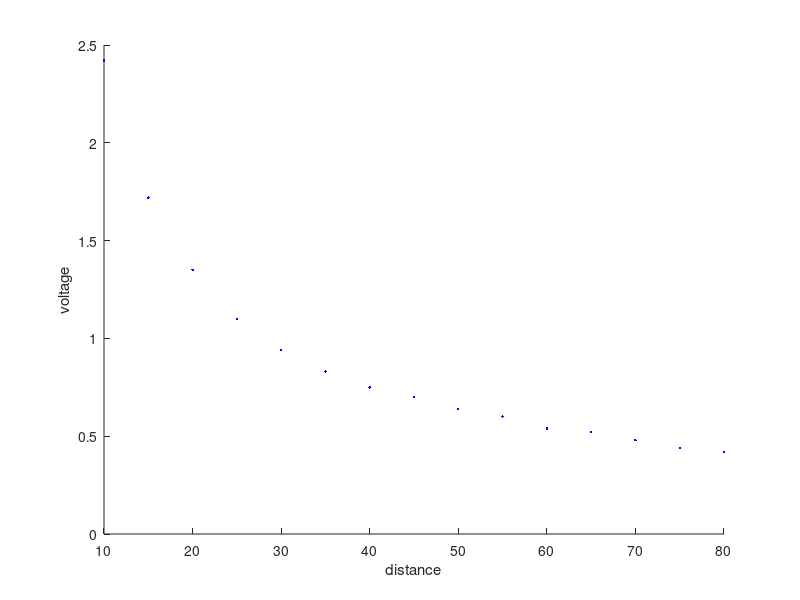
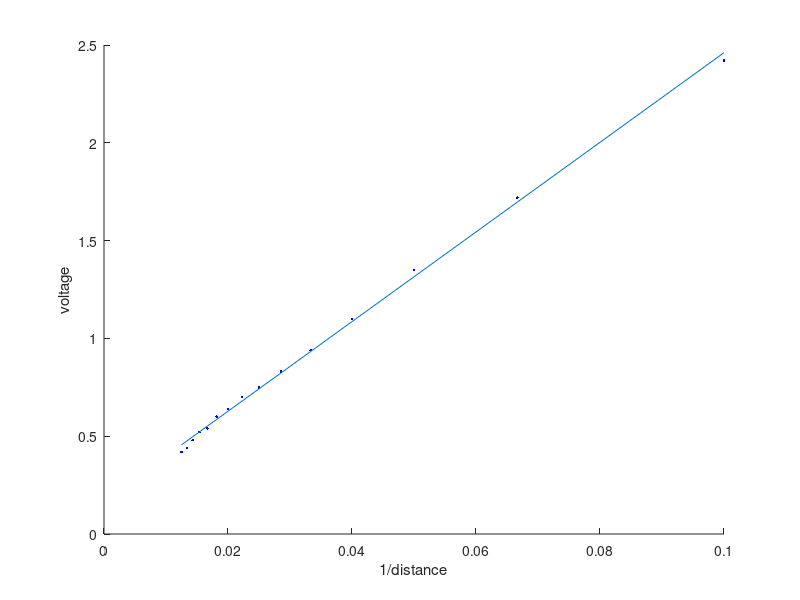

Recreate these plots in MATLAB, in order.
function sidesens1

close all


% 10cm-80cm, did not use
distance=[10:5:80];
voltage=[2.42,1.72,1.35,1.1,.94,.83,.75,.7,.64,.6,.54,.52,.48,.44,.42];

invdist=1./distance;

[line1]=polyfit(invdist,voltage,1)


figure(1)
hold on
plot(distance,voltage,'b.');

xlabel('distance')
ylabel('voltage')
hold off


figure(2)
hold on
plot(invdist,voltage,'b.');
plot(invdist,polyval(line1,invdist,'g'));

xlabel('1/distance')
ylabel('voltage')
hold off